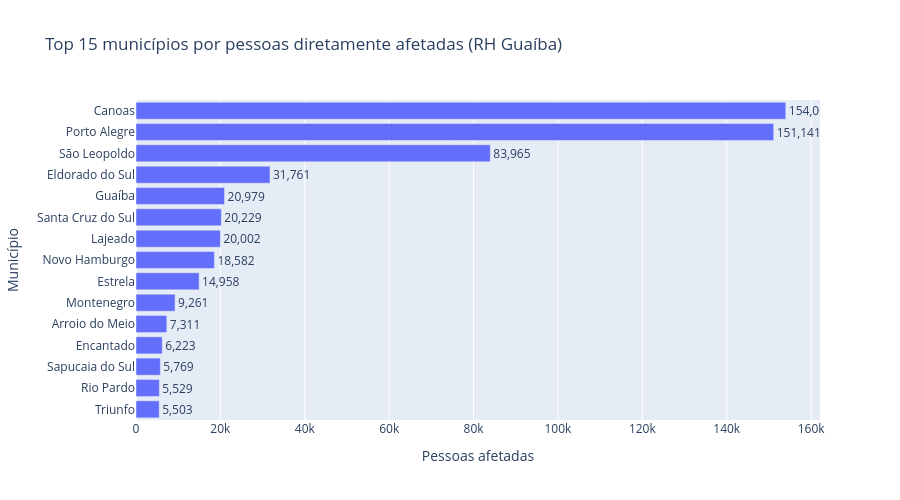

The code cell stored with this chart in its notebook:
### Markdown cell above
## Top 15 municípios com mais pessoas afetadas

### Code cell
top15 = df.sort_values("pessoas_afetadas", ascending=False).head(15)

fig = px.bar(top15.sort_values("pessoas_afetadas"),
             x="pessoas_afetadas",
             y="nm_mun",
             orientation="h",
             text="pessoas_afetadas",
             labels={"pessoas_afetadas": "Pessoas afetadas", "nm_mun": "Município"},
             title="Top 15 municípios por pessoas diretamente afetadas (RH Guaíba)")
fig.update_traces(texttemplate="%{text:,.0f}", textposition="outside")
fig.update_layout(height=500)
fig.show()

### Figure 1 — Plotly figure (JSON) as saved in the notebook; plotly's stock layout.template omitted (floating-point values rounded to 4 significant figures)
{"data": [{"hovertemplate": "Pessoas afetadas=%{text}<br>Município=%{y}<extra></extra>", "legendgroup": "", "marker": {"color": "#636efa", "pattern": {"shape": ""}}, "name": "", "orientation": "h", "showlegend": false, "text": [5503.0, 5529.0, 5769.0, 6223.0, 7311.0, 9261.0, 14960.0, 18580.0, 20000.0, 20230.0, 20980.0, 31760.0, 83960.0, 151100.0, 154000.0], "textposition": "outside", "texttemplate": "%{text:,.0f}", "type": "bar", "x": [5503, 5529, 5769, 6223, 7311, 9261, 14958, 18582, 20002, 20229, 20979, 31761, 83965, 151141, 154002], "xaxis": "x", "y": ["Triunfo", "Rio Pardo", "Sapucaia do Sul", "Encantado", "Arroio do Meio", "Montenegro", "Estrela", "Novo Hamburgo", "Lajeado", "Santa Cruz do Sul", "Guaíba", "Eldorado do Sul", "São Leopoldo", "Porto Alegre", "Canoas"], "yaxis": "y"}], "layout": {"barmode": "relative", "height": 500, "legend": {"tracegroupgap": 0}, "title": {"text": "Top 15 municípios por pessoas diretamente afetadas (RH Guaíba)"}, "xaxis": {"anchor": "y", "domain": [0, 1], "title": {"text": "Pessoas afetadas"}}, "yaxis": {"anchor": "x", "domain": [0, 1], "title": {"text": "Município"}}}}
